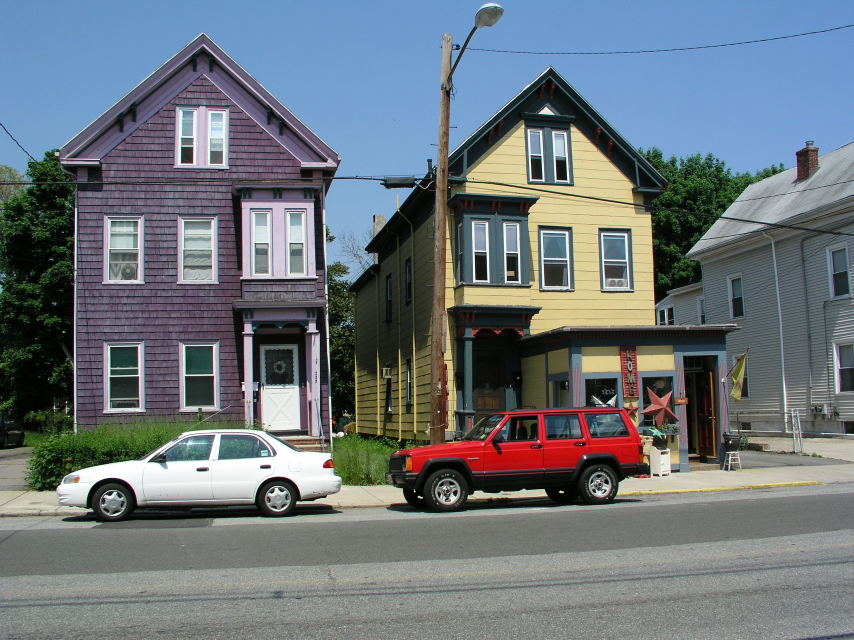
#> input picture DeconvolutionColorPrior/images/houses_big.jpg, 2560 x 1920 px (shown at 1/3 size)
$ python debug_adjoint2.py
#> lines starting #> are read from the running program, lines starting #| are printed output that depends on the picture
### deconv/utils.py
"""
Utility functions for image deconvolution.
"""

import numpy as np
from functools import lru_cache
from scipy import ndimage
from scipy.fft import fft2

# Cache for taper weights (keyed on PSF bytes and image shape)
_taper_cache = {}


def psf2otf(psf, shape):
    """
    Convert point spread function to optical transfer function.

    Equivalent to MATLAB's psf2otf: zero-pads the PSF to the given shape,
    circularly shifts it so the center is at (0,0), then computes FFT.

    Parameters
    ----------
    psf : ndarray
        Point spread function (kernel)
    shape : tuple
        Output shape (height, width)

    Returns
    -------
    otf : ndarray
        Optical transfer function (complex)
    """
    psf = np.asarray(psf)

    # Pad PSF to output shape
    padded = np.zeros(shape, dtype=psf.dtype)
    psf_shape = psf.shape
    padded[:psf_shape[0], :psf_shape[1]] = psf

    # Circularly shift so center of PSF is at (0,0)
    shift = [-(s // 2) for s in psf_shape]
    padded = np.roll(padded, shift, axis=(0, 1))

    return fft2(padded)


# [84 lines left out: functions _create_taper_weights, edgetaper, not called in this run]


def _imconv_horizontal_2(f, k):
    """Optimized convolution for horizontal 2-element kernel (1x2)."""
    f_left_pad = np.pad(f, ((0, 0), (1, 0)), mode='edge')
    f_right_pad = np.pad(f, ((0, 0), (0, 1)), mode='edge')
    return k[0, 1] * f_left_pad + k[0, 0] * f_right_pad


def _imconv_vertical_2(f, k):
    """Optimized convolution for vertical 2-element kernel (2x1)."""
    f_top_pad = np.pad(f, ((1, 0), (0, 0)), mode='edge')
    f_bot_pad = np.pad(f, ((0, 1), (0, 0)), mode='edge')
    return k[1, 0] * f_top_pad + k[0, 0] * f_bot_pad


def _imconv_horizontal_3(f, k):
    """Optimized convolution for horizontal 3-element kernel (1x3)."""
    # Full convolution: output width = input width + 2
    f_padded = np.pad(f, ((0, 0), (2, 2)), mode='edge')
    return (k[0, 0] * f_padded[:, :-2] +
            k[0, 1] * f_padded[:, 1:-1] +
            k[0, 2] * f_padded[:, 2:])


def _imconv_vertical_3(f, k):
    """Optimized convolution for vertical 3-element kernel (3x1)."""
    # Full convolution: output height = input height + 2
    f_padded = np.pad(f, ((2, 2), (0, 0)), mode='edge')
    return (k[0, 0] * f_padded[:-2, :] +
            k[1, 0] * f_padded[1:-1, :] +
            k[2, 0] * f_padded[2:, :])


def _imconv_2x2(f, k):
    """Optimized convolution for 2x2 kernel."""
    # Full convolution: output shape = (h+1, w+1)
    f_padded = np.pad(f, ((1, 1), (1, 1)), mode='edge')
    return (k[0, 0] * f_padded[:-1, :-1] +
            k[0, 1] * f_padded[:-1, 1:] +
            k[1, 0] * f_padded[1:, :-1] +
            k[1, 1] * f_padded[1:, 1:])


def imconv(f, k, mode='same'):
    """
    Convolution with replicate boundary conditions.

    Mimics MATLAB's imfilter(F, K, mode, 'conv', 'replicate').

    Parameters
    ----------
    f : ndarray
        Input image
    k : ndarray
        Convolution kernel
    mode : str
        'same' or 'full'

    Returns
    -------
    result : ndarray
        Convolved image
    """
    f = np.asarray(f, dtype=np.float64)
    k = np.asarray(k, dtype=np.float64)

    # Optimized paths for small gradient kernels (full mode only)
    if mode == 'full':
        if k.shape == (1, 2):
            return _imconv_horizontal_2(f, k)
        elif k.shape == (2, 1):
            return _imconv_vertical_2(f, k)
        elif k.shape == (1, 3):
            return _imconv_horizontal_3(f, k)
        elif k.shape == (3, 1):
            return _imconv_vertical_3(f, k)
        elif k.shape == (2, 2):
            return _imconv_2x2(f, k)

    # General case using scipy.signal.convolve2d
    from scipy.signal import convolve2d
    kh, kw = k.shape
    if mode == 'full':
        f_padded = np.pad(f, ((kh - 1, kh - 1), (kw - 1, kw - 1)), mode='edge')
        return convolve2d(f_padded, k, mode='valid')
    else:  # 'same' mode
        pad_h = kh // 2
        pad_w = kw // 2
        f_padded = np.pad(f, ((pad_h, kh - 1 - pad_h), (pad_w, kw - 1 - pad_w)), mode='edge')
        return convolve2d(f_padded, k, mode='valid')


def img_to_norm_grayscale(img):
    """
    Convert image to normalized grayscale in range [0, 1].

    Parameters
    ----------
    img : ndarray
        Input image (can be color or grayscale, any dtype)

    Returns
    -------
    gray : ndarray
        Grayscale image normalized to [0, 1]
    """
    img = np.asarray(img)

    # Convert to grayscale if color
    if img.ndim == 3 and img.shape[2] >= 3:
        # RGB to grayscale using standard weights
        gray = 0.299 * img[:, :, 0] + 0.587 * img[:, :, 1] + 0.114 * img[:, :, 2]
    else:
        gray = img.squeeze()

    # Convert to float
    gray = gray.astype(np.float64)

    # Normalize based on dtype
    if np.issubdtype(img.dtype, np.integer):
        # Integer type - normalize by dtype range
        info = np.iinfo(img.dtype)
        gray = (gray - info.min) / (info.max - info.min)
    else:
        # Float type - normalize by actual min/max
        vmin, vmax = gray.min(), gray.max()
        if vmax > vmin:
            gray = (gray - vmin) / (vmax - vmin)
        else:
            gray = np.zeros_like(gray)

    return gray

### debug_adjoint2.py
#!/usr/bin/env python3
"""Further debug the adjoint issue."""

import numpy as np
from deconv.utils import imconv


def test_all_derivative_adjoints():
    """Test adjoint for all derivative filters."""
    print("=== Testing all derivative filter adjoints ===")

    np.random.seed(42)

    # Test with progressively larger images to see if boundary error matters
    for size in [(10, 15), (50, 60), (100, 150)]:
        H, W = size
        f = np.random.randn(H, W)

        print(f"\n--- Image size {H}x{W} ---")

        # Test fx (x-derivative)
        dxf = np.array([[-1, 1]])
        dxf_flipped = dxf[:, ::-1]

        # Forward
        fx_full = imconv(f, dxf_flipped, 'full')
        fx = fx_full[:, 1:]

        # Random g of matching shape
        g = np.random.randn(*fx.shape)

        # Adjoint
        fxt_full = imconv(g, dxf, 'full')
        fxt = fxt_full[:, :-1]

        inner1 = np.sum(fx * g)
        inner2 = np.sum(f * fxt)
        error_fx = abs(inner1 - inner2) / abs(inner1)
        print(f"  fx adjoint error: {error_fx:.2%}")

        # Test fy (y-derivative)
        dyf = np.array([[-1], [1]])
        dyf_flipped = dyf[::-1, :]

        fy_full = imconv(f, dyf_flipped, 'full')
        fy = fy_full[1:, :]

        g = np.random.randn(*fy.shape)

        fyt_full = imconv(g, dyf, 'full')
        fyt = fyt_full[:-1, :]

        inner1 = np.sum(fy * g)
        inner2 = np.sum(f * fyt)
        error_fy = abs(inner1 - inner2) / abs(inner1)
        print(f"  fy adjoint error: {error_fy:.2%}")

        # Test fxx (second x-derivative)
        dxxf = np.array([[-1, 2, -1]])
        dxxf_flipped = dxxf[:, ::-1]

        fxx_full = imconv(f, dxxf_flipped, 'full')
        fxx = fxx_full[:, 2:]

        g = np.random.randn(*fxx.shape)

        fxxt_full = imconv(g, dxxf, 'full')
        fxxt = fxxt_full[:, :-2]

        inner1 = np.sum(fxx * g)
        inner2 = np.sum(f * fxxt)
        error_fxx = abs(inner1 - inner2) / abs(inner1)
        print(f"  fxx adjoint error: {error_fxx:.2%}")

        # Test fyy (second y-derivative)
        dyyf = np.array([[-1], [2], [-1]])
        dyyf_flipped = dyyf[::-1, :]

        fyy_full = imconv(f, dyyf_flipped, 'full')
        fyy = fyy_full[2:, :]

        g = np.random.randn(*fyy.shape)

        fyyt_full = imconv(g, dyyf, 'full')
        fyyt = fyyt_full[:-2, :]

        inner1 = np.sum(fyy * g)
        inner2 = np.sum(f * fyyt)
        error_fyy = abs(inner1 - inner2) / abs(inner1)
        print(f"  fyy adjoint error: {error_fyy:.2%}")

        # Test fxy (cross derivative)
        dxyf = np.array([[-1, 1], [1, -1]])
        dxyf_flipped = dxyf[::-1, ::-1]

        fxy_full = imconv(f, dxyf_flipped, 'full')
        fxy = fxy_full[1:, 1:]

        g = np.random.randn(*fxy.shape)

        fxyt_full = imconv(g, dxyf, 'full')
        fxyt = fxyt_full[:-1, :-1]

        inner1 = np.sum(fxy * g)
        inner2 = np.sum(f * fxyt)
        error_fxy = abs(inner1 - inner2) / abs(inner1)
        print(f"  fxy adjoint error: {error_fxy:.2%}")


def compare_with_matlab_style():
    """Compare MATLAB-style boundary vs zero-pad boundary."""
    print("\n=== Comparing boundary styles ===")

    np.random.seed(42)
    H, W = 10, 15
    f = np.random.randn(H, W)
    g = np.random.randn(H, W)

    dxf = np.array([[-1, 1]])
    dxf_flipped = dxf[:, ::-1]

    print("Testing x-derivative with different boundary handling:")

    # Current implementation (replicate boundary)
    fx_full = imconv(f, dxf_flipped, 'full')
    fx = fx_full[:, 1:]

    fxt_full = imconv(g, dxf, 'full')
    fxt = fxt_full[:, :-1]

    inner1 = np.sum(fx * g)
    inner2_rep = np.sum(f * fxt)
    print(f"  Replicate boundary: <Df, g>={inner1:.4f}, <f, D*g>={inner2_rep:.4f}, error={abs(inner1-inner2_rep)/abs(inner1):.2%}")

    # Try zero-padding instead
    from scipy.signal import convolve2d

    # Forward with zero-pad
    fx_zp = convolve2d(f, dxf_flipped, mode='full', boundary='fill', fillvalue=0)
    fx_zp = fx_zp[:, 1:]

    # Adjoint with zero-pad
    fxt_zp = convolve2d(g, dxf, mode='full', boundary='fill', fillvalue=0)
    fxt_zp = fxt_zp[:, :-1]

    inner2_zp = np.sum(f * fxt_zp)
    inner1_zp = np.sum(fx_zp * g)
    print(f"  Zero-pad boundary: <Df, g>={inner1_zp:.4f}, <f, D*g>={inner2_zp:.4f}, error={abs(inner1_zp-inner2_zp)/abs(inner1_zp):.2%}")


def test_exact_adjoint():
    """Test with mathematically correct adjoint (direct matrix implementation)."""
    print("\n=== Testing exact adjoint ===")

    np.random.seed(42)
    H, W = 10, 15
    f = np.random.randn(H, W)

    dxf = np.array([[-1, 1]])
    dxf_flipped = dxf[:, ::-1]

    # Forward (same as before)
    fx_full = imconv(f, dxf_flipped, 'full')
    fx = fx_full[:, 1:]

    # Random g
    g = np.random.randn(*fx.shape)

    # Exact adjoint (derived from matrix transpose)
    # For forward y[j] = f[j+1] - f[j] (with j=0..W-2, y[W-1]=0)
    # Adjoint: x[j] = -g[j] + g[j-1] for j>0, x[0] = -g[0], x[W-1] = g[W-2]
    # Wait, let me re-derive...

    # Forward matrix M is W x W where:
    # M[j, j] = -1, M[j, j+1] = 1 for j < W-1
    # M[W-1, :] = 0 (last row all zeros)

    # M^T[j, j] = -1, M^T[j+1, j] = 1 for j < W-1
    # Which means:
    # (M^T @ g)[0] = M^T[0,0]*g[0] = -g[0]
    # (M^T @ g)[j] = M^T[j,j-1]*g[j-1] + M^T[j,j]*g[j] = g[j-1] - g[j] for 0 < j < W-1
    # (M^T @ g)[W-1] = M^T[W-1,W-2]*g[W-2] = g[W-2]

    def exact_adjoint_fx(g):
        H, W = g.shape
        result = np.zeros((H, W))
        result[:, 0] = -g[:, 0]
        for j in range(1, W - 1):
            result[:, j] = g[:, j - 1] - g[:, j]
        result[:, -1] = g[:, -2]
        return result

    fxt_exact = exact_adjoint_fx(g)

    inner1 = np.sum(fx * g)
    inner2_exact = np.sum(f * fxt_exact)
    print(f"Exact adjoint: <Df, g>={inner1:.4f}, <f, D*g>={inner2_exact:.4f}, error={abs(inner1-inner2_exact)/abs(inner1):.6%}")

    # Current implementation
    fxt_full = imconv(g, dxf, 'full')
    fxt_current = fxt_full[:, :-1]
    inner2_current = np.sum(f * fxt_current)
    print(f"Current adjoint: <f, D*g>={inner2_current:.4f}, error={abs(inner1-inner2_current)/abs(inner1):.2%}")

    # Compare the two
    print(f"\nDifference between exact and current adjoint:")
    diff = fxt_exact - fxt_current
    print(f"  Max abs diff: {np.abs(diff).max():.4f}")
    print(f"  Diff at boundaries:")
    print(f"    First column: exact={fxt_exact[0,:3]}, current={fxt_current[0,:3]}")
    print(f"    Last column: exact={fxt_exact[0,-3:]}, current={fxt_current[0,-3:]}")


def implement_correct_adjoint_operators():
    """Implement corrected adjoint operators."""
    print("\n=== Implementing correct adjoint ===")

    def forward_fx(f, lambd):
        """Forward x-derivative."""
        dxf_flipped = np.array([[1, -1]])
        fx = imconv(f, dxf_flipped, 'full')[:, 1:]
        return lambd * fx

    def adjoint_fx_correct(g, lambd):
        """Correct adjoint of x-derivative."""
        H, W = g.shape
        scaled_g = lambd * g
        result = np.zeros((H, W))
        result[:, 0] = -scaled_g[:, 0]
        for j in range(1, W - 1):
            result[:, j] = scaled_g[:, j - 1] - scaled_g[:, j]
        result[:, -1] = scaled_g[:, -2]
        return result

    def forward_fy(f, lambd):
        """Forward y-derivative."""
        dyf_flipped = np.array([[1], [-1]])
        fy = imconv(f, dyf_flipped, 'full')[1:, :]
        return lambd * fy

    def adjoint_fy_correct(g, lambd):
        """Correct adjoint of y-derivative."""
        H, W = g.shape
        scaled_g = lambd * g
        result = np.zeros((H, W))
        result[0, :] = -scaled_g[0, :]
        for i in range(1, H - 1):
            result[i, :] = scaled_g[i - 1, :] - scaled_g[i, :]
        result[-1, :] = scaled_g[-2, :]
        return result

    # Test
    np.random.seed(42)
    H, W = 50, 60
    f = np.random.randn(H, W)
    lambd = 0.5

    # Test fx
    Df = forward_fx(f, lambd)
    g = np.random.randn(*Df.shape)
    Dtg = adjoint_fx_correct(g, lambd)

    inner1 = np.sum(Df * g)
    inner2 = np.sum(f * Dtg)
    print(f"fx: <Df, g>={inner1:.4f}, <f, D*g>={inner2:.4f}, error={abs(inner1-inner2)/abs(inner1):.6%}")

    # Test fy
    Df = forward_fy(f, lambd)
    g = np.random.randn(*Df.shape)
    Dtg = adjoint_fy_correct(g, lambd)

    inner1 = np.sum(Df * g)
    inner2 = np.sum(f * Dtg)
    print(f"fy: <Df, g>={inner1:.4f}, <f, D*g>={inner2:.4f}, error={abs(inner1-inner2)/abs(inner1):.6%}")


def test_primal_dual_with_correct_adjoint():
    """Test if using correct adjoint fixes the banding."""
    print("\n=== Testing PD with correct adjoint ===")

    from pathlib import Path
    import imageio.v3 as iio
    from skimage.transform import resize
    from scipy.fft import fft2, ifft2

    from deconv import psf2otf, img_to_norm_grayscale

    base_dir = Path(__file__).parent / 'DeconvolutionColorPrior'
    kernel_path = base_dir / 'kernels' / 'fading.png'
    image_path = base_dir / 'images' / 'houses_big.jpg'

    # Load and prepare
    def create_blur_kernel(image_path, size):
        kernel = iio.imread(image_path)
        kernel = img_to_norm_grayscale(kernel)
        kernel = resize(kernel, (size, size), order=3, anti_aliasing=True)
        kernel = kernel / kernel.sum()
        return kernel

    I = iio.imread(image_path)
#> I is the input picture: shape (1920, 2560, 3); mean R, G, B 108.5, 117.3, 123.3
    I = resize(I, (int(I.shape[0] * 0.15), int(I.shape[1] * 0.15)), anti_aliasing=True)
#> I: shape (288, 384, 3) float64
    I = I.astype(np.float64)
    I = I / I.max()
    I = I ** 2.0

    img = I[:, :, 2]
    kernel = create_blur_kernel(kernel_path, 43)
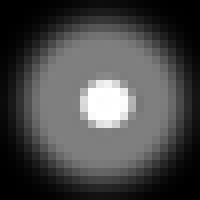
#> input picture DeconvolutionColorPrior/kernels/fading.png, 25 x 25 px (shown 8 times larger)
#> in create_blur_kernel, kernel is the input picture: shape (25, 25, 3); min 0, max 255, mean 72.2
    shape = img.shape
#> shape = (288, 384)

    # Simplified PD iteration with correct adjoint
    def forward_K(f, lambda_tv):
        """Forward operator with only fx, fy."""
        dxf_flipped = np.array([[1, -1]])
        dyf_flipped = np.array([[1], [-1]])

        fx = imconv(f, dxf_flipped, 'full')[:, 1:]
        fy = imconv(f, dyf_flipped, 'full')[1:, :]

        return np.stack([lambda_tv * 0.5 * fx, lambda_tv * 0.5 * fy], axis=2)

    def adjoint_K_correct(g, lambda_tv):
        """Correct adjoint."""
        H, W = g.shape[:2]

        # fx adjoint
        gx = lambda_tv * 0.5 * g[:, :, 0]
        result_x = np.zeros((H, W))
        result_x[:, 0] = -gx[:, 0]
        for j in range(1, W - 1):
            result_x[:, j] = gx[:, j - 1] - gx[:, j]
        result_x[:, -1] = gx[:, -2]

        # fy adjoint
        gy = lambda_tv * 0.5 * g[:, :, 1]
        result_y = np.zeros((H, W))
        result_y[0, :] = -gy[0, :]
        for i in range(1, H - 1):
            result_y[i, :] = gy[i - 1, :] - gy[i, :]
        result_y[-1, :] = gy[-2, :]

        return result_x + result_y

    def adjoint_K_current(g, lambda_tv):
        """Current (wrong) adjoint."""
        dxf = np.array([[-1, 1]])
        dyf = np.array([[-1], [1]])

        fx = imconv(lambda_tv * 0.5 * g[:, :, 0], dxf, 'full')[:, :-1]
        fy = imconv(lambda_tv * 0.5 * g[:, :, 1], dyf, 'full')[:-1, :]

        return fx + fy

    # Test adjoint property
    np.random.seed(42)
    f = np.random.randn(*shape)
    lambda_tv = 0.5

    Kf = forward_K(f, lambda_tv)
    g = np.random.randn(*Kf.shape)

    inner1 = np.sum(Kf * g)
#> inner1 = 189.7

    Ktg_correct = adjoint_K_correct(g, lambda_tv)
#> in adjoint_K_correct, `result_x[:, -1] = gx[:, -2]`:
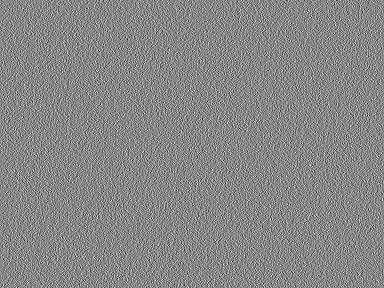
#> result_x: shape (288, 384) float64; min -1.58, max 1.39, mean -2.06e-20; drawn with min black and max white
#> in adjoint_K_correct, `result_y[-1, :] = gy[-2, :]`:
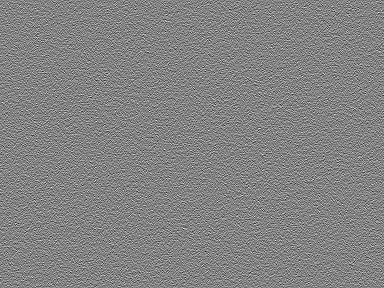
#> result_y: shape (288, 384) float64; min -1.58, max 1.5, mean 1.45e-19; drawn with min black and max white
    inner2_correct = np.sum(f * Ktg_correct)
#> inner2_correct = 189.7
    print(f"Correct adjoint error: {abs(inner1-inner2_correct)/abs(inner1):.4%}")
#| Correct adjoint error: 0.0000%

    Ktg_current = adjoint_K_current(g, lambda_tv)
    inner2_current = np.sum(f * Ktg_current)
#> inner2_current = 183.9
    print(f"Current adjoint error: {abs(inner1-inner2_current)/abs(inner1):.4%}")
#| Current adjoint error: 3.0358%

    # Now run a few PD iterations with correct adjoint
    otf = psf2otf(kernel, shape)
    Nomin1 = np.conj(otf) * fft2(img)
    Denom1 = np.abs(otf) ** 2

    lambda_residual = 750
    lambda_tv = 0.5

    # Compute L with correct adjoint
    def matvec(x):
        return adjoint_K_correct(forward_K(x, lambda_tv), lambda_tv)

    x = np.random.randn(*shape)
    x = x / np.linalg.norm(x)
    for _ in range(20):
        y = matvec(x)
        eigenvalue = np.dot(x.ravel(), y.ravel())
        x = y / np.linalg.norm(y)
    L_correct = np.sqrt(eigenvalue)
#> L_correct = 0.698
    print(f"\nOperator norm with correct adjoint: {L_correct:.4f}")
#| Operator norm with correct adjoint: 0.6980

    # Compare with current
    def matvec_current(x):
        return adjoint_K_current(forward_K(x, lambda_tv), lambda_tv)

    x = np.random.randn(*shape)
    x = x / np.linalg.norm(x)
    for _ in range(20):
        y = matvec_current(x)
        eigenvalue = np.dot(x.ravel(), y.ravel())
        x = y / np.linalg.norm(y)
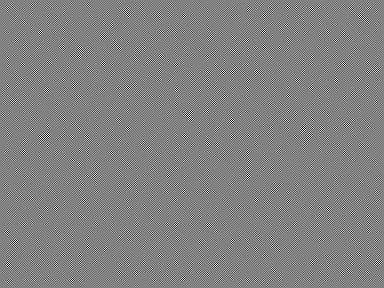
#> x: shape (288, 384) float64; min -0.0126, max 0.0123, mean -1.7e-11; drawn with min black and max white
    L_current = np.sqrt(eigenvalue)
#> L_current = 0.698
    print(f"Operator norm with current adjoint: {L_current:.4f}")
#| Operator norm with current adjoint: 0.6978

    # Run iterations
    sigma = 1.0
    tau = 0.7 / (sigma * L_correct ** 2)
#> tau = 1.44

    f = img.copy()
    g = forward_K(f, lambda_tv)
    f1 = f.copy()

    def prox_fs(u, sigma):
        amplitude = np.sqrt(np.sum(u ** 2, axis=2, keepdims=True))
        return u / np.maximum(1.0, amplitude)

    def solve_fft(Nomin1, Denom1, tau, lambda_val, f):
        x = (tau * 2 * lambda_val * Nomin1 + fft2(f)) / (tau * 2 * lambda_val * Denom1 + 1)
        return np.real(ifft2(x))

    print(f"\nRunning PD iterations with correct adjoint...")
    for i in range(5):
        f_old = f.copy()
        g = prox_fs(g + sigma * forward_K(f1, lambda_tv), sigma)
        f = solve_fft(Nomin1, Denom1, tau, lambda_residual, f - tau * adjoint_K_correct(g, lambda_tv))
        f1 = f + 1.0 * (f - f_old)

        row_means = f1.mean(axis=1)
        row_jump = np.abs(np.diff(row_means)).max()
        print(f"  Iter {i+1}: row-to-row max jump = {row_jump:.4f}")
#> this loop made 5 passes
#> row_jump on passes 1 to 5: 2.67, 2.8, 3.19, 3.74, 4.21
#|   Iter 1: row-to-row max jump = 2.6735
#|   Iter 2: row-to-row max jump = 2.7963
#|   Iter 3: row-to-row max jump = 3.1928
#|   Iter 4: row-to-row max jump = 3.7356
#|   Iter 5: row-to-row max jump = 4.2147
#> pass 1, in _imconv_vertical_2 (call 71), `f_top_pad = np.pad(f, ((1, 0), (0, 0)), mode='edge')`:
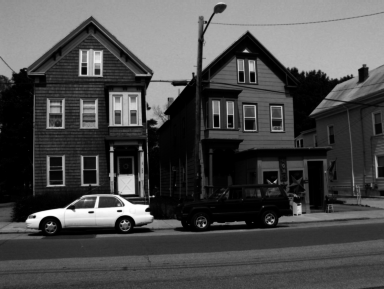
#> f_top_pad: shape (289, 384) float64; min 1.8e-07, max 0.998, mean 0.3
#> after the loop:
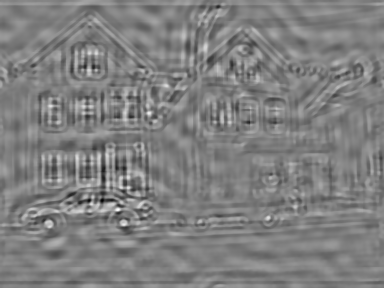
#> f: shape (288, 384) float64; min -30.05, max 30.5, mean 0.3; drawn with min black and max white

    # Save result
    output_dir = Path(__file__).parent / 'output'
    result = np.clip(f1, 0, 1)
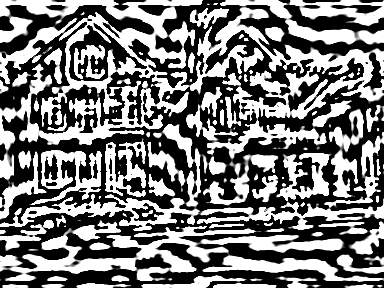
#> result: shape (288, 384) float64; min 0, max 1, mean 0.477
    iio.imwrite(output_dir / 'debug_correct_adjoint.png', (result * 255).astype(np.uint8))
    print(f"Saved to {output_dir}/debug_correct_adjoint.png")


if __name__ == '__main__':
    test_all_derivative_adjoints()
    compare_with_matlab_style()
    test_exact_adjoint()
    implement_correct_adjoint_operators()
    test_primal_dual_with_correct_adjoint()
